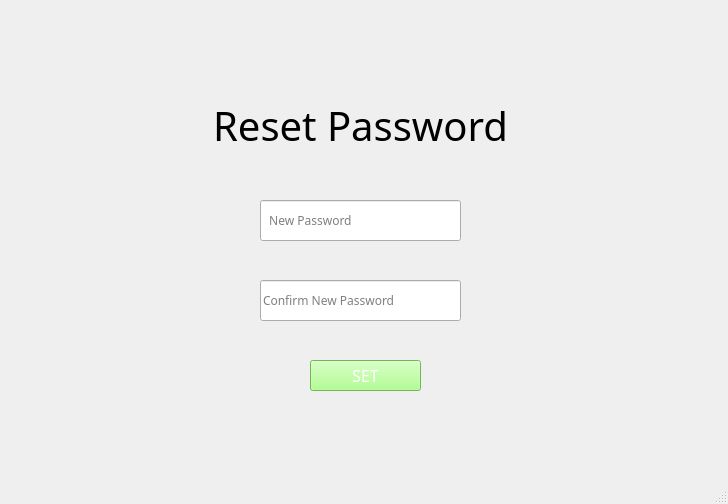
<?xml version="1.0" encoding="UTF-8"?>
<ui version="4.0">
 <class>MainWindow</class>
 <widget class="QMainWindow" name="MainWindow">
  <property name="geometry">
   <rect>
    <x>0</x>
    <y>0</y>
    <width>728</width>
    <height>504</height>
   </rect>
  </property>
  <property name="windowTitle">
   <string>MainWindow</string>
  </property>
  <widget class="QWidget" name="centralwidget">
   <widget class="QLabel" name="Welcome_label_2">
    <property name="enabled">
     <bool>true</bool>
    </property>
    <property name="geometry">
     <rect>
      <x>180</x>
      <y>100</y>
      <width>361</width>
      <height>51</height>
     </rect>
    </property>
    <property name="sizePolicy">
     <sizepolicy hsizetype="Preferred" vsizetype="Preferred">
      <horstretch>0</horstretch>
      <verstretch>0</verstretch>
     </sizepolicy>
    </property>
    <property name="font">
     <font>
      <family>Yu Gothic UI Semibold</family>
      <pointsize>30</pointsize>
      <weight>7</weight>
      <italic>false</italic>
      <bold>false</bold>
     </font>
    </property>
    <property name="layoutDirection">
     <enum>Qt::LeftToRight</enum>
    </property>
    <property name="autoFillBackground">
     <bool>false</bool>
    </property>
    <property name="styleSheet">
     <string notr="true">
font: 63 30pt &quot;Yu Gothic UI Semibold&quot;;</string>
    </property>
    <property name="text">
     <string>Reset Password</string>
    </property>
    <property name="alignment">
     <set>Qt::AlignCenter</set>
    </property>
   </widget>
   <widget class="QLineEdit" name="NewPassword">
    <property name="geometry">
     <rect>
      <x>260</x>
      <y>200</y>
      <width>201</width>
      <height>41</height>
     </rect>
    </property>
    <property name="font">
     <font>
      <family>Bahnschrift Light</family>
     </font>
    </property>
    <property name="placeholderText">
     <string>  New Password</string>
    </property>
   </widget>
   <widget class="QLineEdit" name="ConfirmPassword">
    <property name="geometry">
     <rect>
      <x>260</x>
      <y>280</y>
      <width>201</width>
      <height>41</height>
     </rect>
    </property>
    <property name="font">
     <font>
      <family>Bahnschrift Light</family>
     </font>
    </property>
    <property name="text">
     <string/>
    </property>
    <property name="placeholderText">
     <string>Confirm New Password</string>
    </property>
   </widget>
   <widget class="QPushButton" name="SET">
    <property name="geometry">
     <rect>
      <x>310</x>
      <y>360</y>
      <width>111</width>
      <height>31</height>
     </rect>
    </property>
    <property name="font">
     <font>
      <family>Bahnschrift SemiLight SemiConde</family>
      <pointsize>12</pointsize>
     </font>
    </property>
    <property name="autoFillBackground">
     <bool>false</bool>
    </property>
    <property name="styleSheet">
     <string notr="true">background-color: #9dff73;
color: #FFFFFF;
</string>
    </property>
    <property name="text">
     <string>SET</string>
    </property>
    <property name="autoDefault">
     <bool>false</bool>
    </property>
   </widget>
  </widget>
  <widget class="QStatusBar" name="statusbar"/>
 </widget>
 <resources/>
 <connections/>
</ui>
